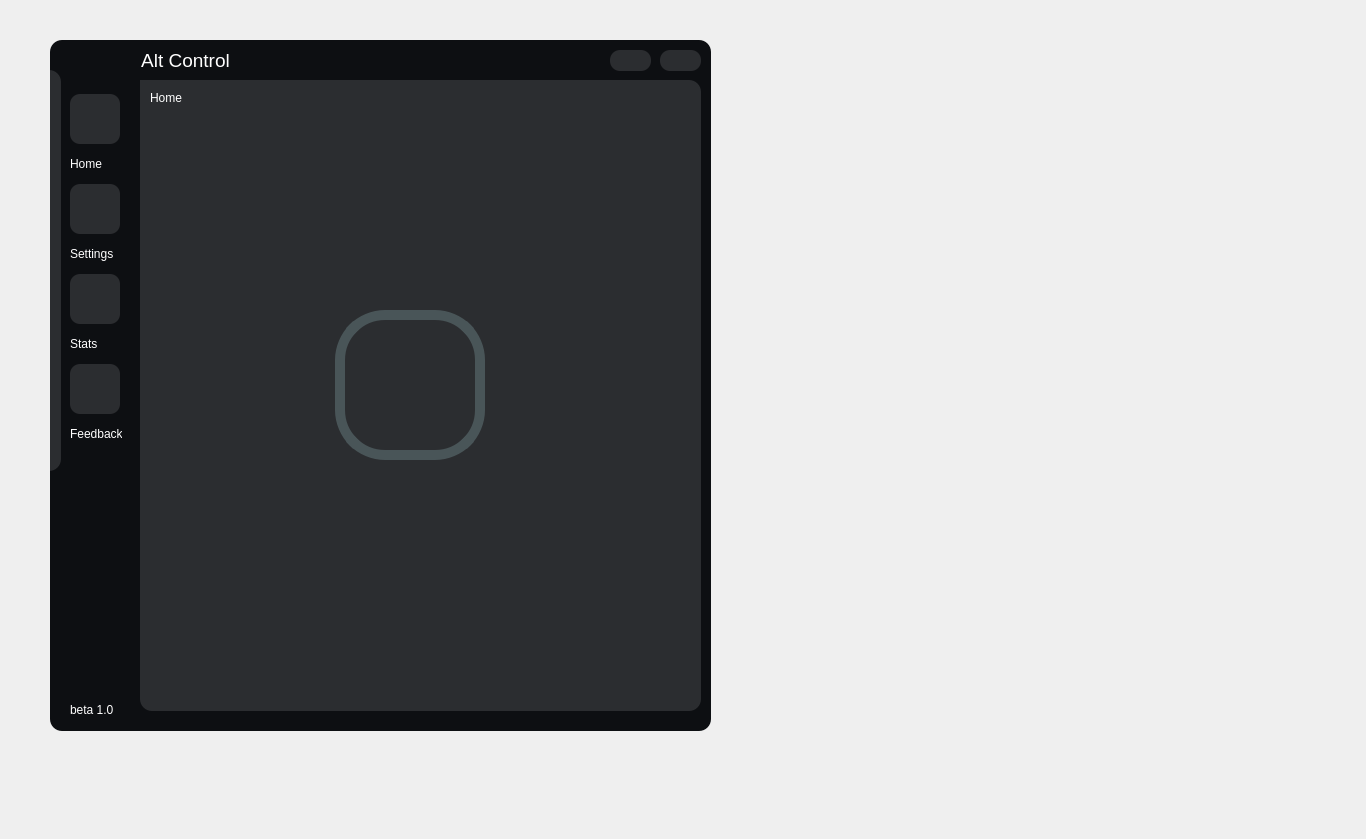
<?xml version="1.0" encoding="UTF-8"?>
<ui version="4.0">
 <class>Form</class>
 <widget class="QWidget" name="Form">
  <property name="geometry">
   <rect>
    <x>0</x>
    <y>0</y>
    <width>1366</width>
    <height>839</height>
   </rect>
  </property>
  <property name="windowTitle">
   <string>Form</string>
  </property>
  <widget class="QFrame" name="MainFrame">
   <property name="geometry">
    <rect>
     <x>50</x>
     <y>40</y>
     <width>661</width>
     <height>691</height>
    </rect>
   </property>
   <property name="styleSheet">
    <string notr="true">QFrame{
	background-color: rgb(13, 15, 18);
	border-radius :12px;
}</string>
   </property>
   <property name="frameShape">
    <enum>QFrame::Shape::StyledPanel</enum>
   </property>
   <property name="frameShadow">
    <enum>QFrame::Shadow::Raised</enum>
   </property>
   <widget class="QFrame" name="MainFrame_2">
    <property name="geometry">
     <rect>
      <x>90</x>
      <y>40</y>
      <width>561</width>
      <height>631</height>
     </rect>
    </property>
    <property name="styleSheet">
     <string notr="true">QFrame{
	background-color: rgb(43, 45, 48);
	border-radius :12px;
}</string>
    </property>
    <property name="frameShape">
     <enum>QFrame::Shape::StyledPanel</enum>
    </property>
    <property name="frameShadow">
     <enum>QFrame::Shadow::Raised</enum>
    </property>
    <widget class="QStackedWidget" name="stackedWidget">
     <property name="geometry">
      <rect>
       <x>0</x>
       <y>0</y>
       <width>541</width>
       <height>611</height>
      </rect>
     </property>
     <property name="currentIndex">
      <number>0</number>
     </property>
     <widget class="QWidget" name="page">
      <widget class="QLabel" name="label">
       <property name="geometry">
        <rect>
         <x>10</x>
         <y>10</y>
         <width>49</width>
         <height>16</height>
        </rect>
       </property>
       <property name="styleSheet">
        <string notr="true">QLabel{
	color: rgb(255, 255, 255);
}</string>
       </property>
       <property name="text">
        <string>Home</string>
       </property>
      </widget>
      <widget class="QFrame" name="big_button_frame">
       <property name="geometry">
        <rect>
         <x>0</x>
         <y>0</y>
         <width>541</width>
         <height>611</height>
        </rect>
       </property>
       <property name="maximumSize">
        <size>
         <width>16777214</width>
         <height>16777215</height>
        </size>
       </property>
       <property name="styleSheet">
        <string notr="true">QFrame{
	background-color: rgb(43, 45, 48);
	border-radius :0px;
}
</string>
       </property>
       <property name="frameShape">
        <enum>QFrame::Shape::StyledPanel</enum>
       </property>
       <property name="frameShadow">
        <enum>QFrame::Shadow::Raised</enum>
       </property>
       <widget class="QWidget" name="horizontalLayoutWidget">
        <property name="geometry">
         <rect>
          <x>0</x>
          <y>0</y>
          <width>541</width>
          <height>611</height>
         </rect>
        </property>
        <layout class="QHBoxLayout" name="horizontalLayout">
         <item>
          <widget class="QPushButton" name="pushButton">
           <property name="minimumSize">
            <size>
             <width>150</width>
             <height>150</height>
            </size>
           </property>
           <property name="maximumSize">
            <size>
             <width>150</width>
             <height>150</height>
            </size>
           </property>
           <property name="styleSheet">
            <string notr="true">        QPushButton {
            border: 10px solid rgb(73, 85, 88);  
            border-radius: 50px;  
            background-color: transparent;  
            color: white;  
            font-size: 16px;
        }
        QPushButton:hover {
 			border: 10px solid rgb(23, 25, 28); 
        }
        QPushButton:pressed {
            border: 10px solid rgb(0, 0, 255); 
        }
		QPushButton:checked {
    		border: 10px solid rgb(0, 0, 255); 
		}
		</string>
           </property>
           <property name="text">
            <string/>
           </property>
           <property name="icon">
            <iconset>
             <normaloff>pics/on-off-button.png</normaloff>pics/on-off-button.png</iconset>
           </property>
           <property name="iconSize">
            <size>
             <width>64</width>
             <height>64</height>
            </size>
           </property>
           <property name="checkable">
            <bool>true</bool>
           </property>
          </widget>
         </item>
        </layout>
       </widget>
      </widget>
      <zorder>big_button_frame</zorder>
      <zorder>label</zorder>
     </widget>
     <widget class="QWidget" name="page_2">
      <widget class="QLabel" name="label_3">
       <property name="geometry">
        <rect>
         <x>10</x>
         <y>10</y>
         <width>49</width>
         <height>16</height>
        </rect>
       </property>
       <property name="styleSheet">
        <string notr="true">QLabel{
	color: rgb(255, 255, 255);
}</string>
       </property>
       <property name="text">
        <string>Settings</string>
       </property>
      </widget>
      <widget class="QFrame" name="frame">
       <property name="geometry">
        <rect>
         <x>0</x>
         <y>0</y>
         <width>541</width>
         <height>611</height>
        </rect>
       </property>
       <property name="styleSheet">
        <string notr="true">QFrame{
	background-color: rgb(43, 45, 48);
	border-radius :0px;
}
</string>
       </property>
       <property name="frameShape">
        <enum>QFrame::Shape::StyledPanel</enum>
       </property>
       <property name="frameShadow">
        <enum>QFrame::Shadow::Raised</enum>
       </property>
       <widget class="QLabel" name="label_14">
        <property name="geometry">
         <rect>
          <x>280</x>
          <y>200</y>
          <width>111</width>
          <height>21</height>
         </rect>
        </property>
        <property name="styleSheet">
         <string notr="true">QLabel{
	background-color: rgb(43, 45, 48);
	color: rgb(255, 255, 255);
}</string>
        </property>
        <property name="text">
         <string/>
        </property>
       </widget>
       <widget class="QWidget" name="layoutWidget">
        <property name="geometry">
         <rect>
          <x>40</x>
          <y>70</y>
          <width>331</width>
          <height>231</height>
         </rect>
        </property>
        <layout class="QGridLayout" name="gridLayout">
         <item row="1" column="1">
          <widget class="QComboBox" name="camera_box">
           <property name="styleSheet">
            <string notr="true">QComboBox {
    background-color: rgb(43, 45, 48);  /* Темный фон */
    color: rgb(255, 255, 255);  /* Белый текст */
    border: 1px solid rgb(0, 0, 127);  /* Зеленая рамка */
    border-radius: 5px;
    padding: 3px;
}

QComboBox:hover {
    background-color: #2a2b2e;  /* Более светлый фон при наведении */
    border: 1px solid #00bfff;  /* Голубая рамка при наведении */
}

QComboBox QAbstractItemView {
    background-color: #1e1f22;  /* Темный фон для выпадающего списка */
    color: white;  /* Белый текст */
    selection-background-color: #3a3b3e;  /* Фон выбранного элемента */
    selection-color: #00bfff;  /* Цвет текста выбранного элемента */
    border: 1px solid rgb(0, 0, 127);  /* Зеленая рамка */
}

QComboBox::drop-down {
    background-color: #1e1f22;
    border-left: 1px solid rgb(0, 0, 127);  /* Левая граница кнопки для выпадающего списка */
}

QComboBox::down-arrow {
    image: url(/path/to/your/arrow-icon.png);  /* Замените путь на путь к иконке стрелки, если нужно */
    width: 12px;
    height: 12px;
}</string>
           </property>
           <property name="editable">
            <bool>true</bool>
           </property>
           <property name="currentText">
            <string/>
           </property>
          </widget>
         </item>
         <item row="0" column="1">
          <widget class="QComboBox" name="select_quality">
           <property name="styleSheet">
            <string notr="true">QComboBox {
    background-color: rgb(43, 45, 48);  /* Темный фон */
    color: rgb(255, 255, 255);  /* Белый текст */
    border: 1px solid rgb(0, 0, 127);  /* Зеленая рамка */
    border-radius: 5px;
    padding: 3px;
}

QComboBox:hover {
    background-color: #2a2b2e;  /* Более светлый фон при наведении */
    border: 1px solid #00bfff;  /* Голубая рамка при наведении */
}

QComboBox QAbstractItemView {
    background-color: #1e1f22;  /* Темный фон для выпадающего списка */
    color: white;  /* Белый текст */
    selection-background-color: #3a3b3e;  /* Фон выбранного элемента */
    selection-color: #00bfff;  /* Цвет текста выбранного элемента */
    border: 1px solid rgb(0, 0, 127);  /* Зеленая рамка */
}

QComboBox::drop-down {
    background-color: #1e1f22;
    border-left: 1px solid rgb(0, 0, 127);  /* Левая граница кнопки для выпадающего списка */
}

QComboBox::down-arrow {
    image: url(/path/to/your/arrow-icon.png);  /* Замените путь на путь к иконке стрелки, если нужно */
    width: 12px;
    height: 12px;
}</string>
           </property>
           <property name="editable">
            <bool>true</bool>
           </property>
           <property name="currentText">
            <string/>
           </property>
          </widget>
         </item>
         <item row="3" column="0">
          <widget class="QLabel" name="label_15">
           <property name="styleSheet">
            <string notr="true">QLabel{
	color: rgb(255, 255, 255);
}</string>
           </property>
           <property name="text">
            <string>Отображать BBOX</string>
           </property>
          </widget>
         </item>
         <item row="0" column="0">
          <widget class="QLabel" name="label_4">
           <property name="styleSheet">
            <string notr="true">QLabel{
	color: rgb(255, 255, 255);
}</string>
           </property>
           <property name="text">
            <string>Качество классификации</string>
           </property>
          </widget>
         </item>
         <item row="2" column="0">
          <widget class="QLabel" name="label_6">
           <property name="styleSheet">
            <string notr="true">QLabel{
	color: rgb(255, 255, 255);
}</string>
           </property>
           <property name="text">
            <string>Отображать рамку</string>
           </property>
          </widget>
         </item>
         <item row="2" column="1">
          <widget class="QComboBox" name="show_frame">
           <property name="styleSheet">
            <string notr="true">QComboBox {
    background-color: rgb(43, 45, 48);  /* Темный фон */
    color: rgb(255, 255, 255);  /* Белый текст */
    border: 1px solid rgb(0, 0, 127);  /* Зеленая рамка */
    border-radius: 5px;
    padding: 3px;
}

QComboBox:hover {
    background-color: #2a2b2e;  /* Более светлый фон при наведении */
    border: 1px solid #00bfff;  /* Голубая рамка при наведении */
}

QComboBox QAbstractItemView {
    background-color: #1e1f22;  /* Темный фон для выпадающего списка */
    color: white;  /* Белый текст */
    selection-background-color: #3a3b3e;  /* Фон выбранного элемента */
    selection-color: #00bfff;  /* Цвет текста выбранного элемента */
    border: 1px solid rgb(0, 0, 127);  /* Зеленая рамка */
}

QComboBox::drop-down {
    background-color: #1e1f22;
    border-left: 1px solid rgb(0, 0, 127);  /* Левая граница кнопки для выпадающего списка */
}

QComboBox::down-arrow {
    image: url(/path/to/your/arrow-icon.png);  /* Замените путь на путь к иконке стрелки, если нужно */
    width: 12px;
    height: 12px;
}</string>
           </property>
           <property name="editable">
            <bool>true</bool>
           </property>
           <property name="currentText">
            <string/>
           </property>
          </widget>
         </item>
         <item row="3" column="1">
          <widget class="QComboBox" name="bbox_show">
           <property name="styleSheet">
            <string notr="true">QComboBox {
    background-color: rgb(43, 45, 48);  /* Темный фон */
    color: rgb(255, 255, 255);  /* Белый текст */
    border: 1px solid rgb(0, 0, 127);  /* Зеленая рамка */
    border-radius: 5px;
    padding: 3px;
}

QComboBox:hover {
    background-color: #2a2b2e;  /* Более светлый фон при наведении */
    border: 1px solid #00bfff;  /* Голубая рамка при наведении */
}

QComboBox QAbstractItemView {
    background-color: #1e1f22;  /* Темный фон для выпадающего списка */
    color: white;  /* Белый текст */
    selection-background-color: #3a3b3e;  /* Фон выбранного элемента */
    selection-color: #00bfff;  /* Цвет текста выбранного элемента */
    border: 1px solid rgb(0, 0, 127);  /* Зеленая рамка */
}

QComboBox::drop-down {
    background-color: #1e1f22;
    border-left: 1px solid rgb(0, 0, 127);  /* Левая граница кнопки для выпадающего списка */
}

QComboBox::down-arrow {
    image: url(/path/to/your/arrow-icon.png);  /* Замените путь на путь к иконке стрелки, если нужно */
    width: 12px;
    height: 12px;
}</string>
           </property>
           <property name="editable">
            <bool>true</bool>
           </property>
           <property name="currentText">
            <string/>
           </property>
          </widget>
         </item>
         <item row="1" column="0">
          <widget class="QLabel" name="label_5">
           <property name="styleSheet">
            <string notr="true">QLabel{
	color: rgb(255, 255, 255);
}</string>
           </property>
           <property name="text">
            <string>Идентификатор веб-камеры</string>
           </property>
          </widget>
         </item>
        </layout>
       </widget>
      </widget>
      <zorder>frame</zorder>
      <zorder>label_3</zorder>
     </widget>
     <widget class="QWidget" name="page_4">
      <widget class="QLabel" name="label_2">
       <property name="geometry">
        <rect>
         <x>20</x>
         <y>20</y>
         <width>49</width>
         <height>16</height>
        </rect>
       </property>
       <property name="styleSheet">
        <string notr="true">QLabel{
	color: rgb(255, 255, 255);
}</string>
       </property>
       <property name="text">
        <string>Stats</string>
       </property>
      </widget>
      <widget class="QLabel" name="label_7">
       <property name="geometry">
        <rect>
         <x>20</x>
         <y>50</y>
         <width>81</width>
         <height>16</height>
        </rect>
       </property>
       <property name="styleSheet">
        <string notr="true">QLabel{
	color: rgb(255, 255, 255);
}</string>
       </property>
       <property name="text">
        <string>In progress</string>
       </property>
      </widget>
     </widget>
     <widget class="QWidget" name="page_3">
      <widget class="QLabel" name="label_13">
       <property name="geometry">
        <rect>
         <x>30</x>
         <y>60</y>
         <width>281</width>
         <height>31</height>
        </rect>
       </property>
       <property name="styleSheet">
        <string notr="true">QLabel{
	font-size: 18pt;
	color: rgb(255, 255, 255);
}</string>
       </property>
       <property name="text">
        <string>quneo.vi@gmail.com
</string>
       </property>
      </widget>
      <widget class="QLabel" name="label_16">
       <property name="geometry">
        <rect>
         <x>20</x>
         <y>120</y>
         <width>481</width>
         <height>31</height>
        </rect>
       </property>
       <property name="styleSheet">
        <string notr="true">QLabel{
	font-size: 18pt;
	color: rgb(255, 255, 255);
}</string>
       </property>
       <property name="text">
        <string>https://www.youtube.com/@vadiquneo171</string>
       </property>
      </widget>
     </widget>
    </widget>
   </widget>
   <widget class="QPushButton" name="pushButton_3">
    <property name="geometry">
     <rect>
      <x>610</x>
      <y>10</y>
      <width>41</width>
      <height>21</height>
     </rect>
    </property>
    <property name="styleSheet">
     <string notr="true">QPushButton {
    background-color: rgb(43, 45, 48);
    color: white;
    border-radius: 10px;
    border: none;
    padding: 10px;
    background-position: left center;
    background-size: 200% 100%;
    transition: all 0.5s;
}

QPushButton:hover {
    background-position: right center;
	background-color: rgb(120, 0, 0)
}</string>
    </property>
    <property name="text">
     <string/>
    </property>
    <property name="icon">
     <iconset>
      <normaloff>pics/close.png</normaloff>pics/close.png</iconset>
    </property>
   </widget>
   <widget class="QPushButton" name="pushButton_4">
    <property name="geometry">
     <rect>
      <x>560</x>
      <y>10</y>
      <width>41</width>
      <height>21</height>
     </rect>
    </property>
    <property name="styleSheet">
     <string notr="true">QPushButton {
    background-color: rgb(43, 45, 48);
    color: white;
    border-radius: 10px;
    border: none;
    padding: 10px;
    background-position: left center;
    background-size: 200% 100%;
    transition: all 0.5s;
}

QPushButton:hover {
    background-position: right center;
	background-color: rgb(0, 120, 0)
}</string>
    </property>
    <property name="text">
     <string/>
    </property>
    <property name="icon">
     <iconset>
      <normaloff>pics/minus-sign.png</normaloff>pics/minus-sign.png</iconset>
    </property>
   </widget>
   <widget class="QLabel" name="Name_Label">
    <property name="geometry">
     <rect>
      <x>80</x>
      <y>0</y>
      <width>111</width>
      <height>41</height>
     </rect>
    </property>
    <property name="whatsThis">
     <string>&lt;html&gt;&lt;head/&gt;&lt;body&gt;&lt;p&gt;&lt;span style=&quot; font-size:7pt;&quot;&gt;Alt Control. Dataset Master&lt;/span&gt;&lt;/p&gt;&lt;/body&gt;&lt;/html&gt;</string>
    </property>
    <property name="styleSheet">
     <string notr="true">QLabel{
	color: rgb(255, 255, 255);
}</string>
    </property>
    <property name="text">
     <string>&lt;html&gt;&lt;head/&gt;&lt;body&gt;&lt;p align=&quot;center&quot;&gt;&lt;span style=&quot; font-size:14pt;&quot;&gt;Alt Control&lt;/span&gt;&lt;/p&gt;&lt;/body&gt;&lt;/html&gt;</string>
    </property>
    <property name="textFormat">
     <enum>Qt::TextFormat::AutoText</enum>
    </property>
    <property name="scaledContents">
     <bool>true</bool>
    </property>
   </widget>
   <widget class="QWidget" name="gridLayoutWidget">
    <property name="geometry">
     <rect>
      <x>20</x>
      <y>50</y>
      <width>52</width>
      <height>361</height>
     </rect>
    </property>
    <layout class="QGridLayout" name="gridLayout_2">
     <property name="sizeConstraint">
      <enum>QLayout::SizeConstraint::SetNoConstraint</enum>
     </property>
     <item row="3" column="0">
      <widget class="QLabel" name="label_9">
       <property name="maximumSize">
        <size>
         <width>16777215</width>
         <height>20</height>
        </size>
       </property>
       <property name="toolTip">
        <string>&lt;html&gt;&lt;head/&gt;&lt;body&gt;&lt;p align=&quot;center&quot;&gt;Home&lt;/p&gt;&lt;/body&gt;&lt;/html&gt;</string>
       </property>
       <property name="styleSheet">
        <string notr="true">QLabel{
	color: rgb(255, 255, 255);
    qproperty-alignment: 'AlignCenter';
}</string>
       </property>
       <property name="text">
        <string>Settings</string>
       </property>
      </widget>
     </item>
     <item row="0" column="0">
      <widget class="QPushButton" name="Menu_button1">
       <property name="minimumSize">
        <size>
         <width>50</width>
         <height>50</height>
        </size>
       </property>
       <property name="maximumSize">
        <size>
         <width>50</width>
         <height>50</height>
        </size>
       </property>
       <property name="styleSheet">
        <string notr="true">QPushButton {
    background-color: rgb(43, 45, 48);
    color: white;
    border-radius: 10px;
    border: none;
    padding: 10px;
    background-position: left center;
    background-size: 200% 100%;
    transition: all 0.5s;
}

QPushButton:hover {
    background-position: right center;
	background-color: rgb(0, 191, 255);
}</string>
       </property>
       <property name="text">
        <string/>
       </property>
       <property name="icon">
        <iconset>
         <normaloff>pics/home-agreement.png</normaloff>pics/home-agreement.png</iconset>
       </property>
       <property name="iconSize">
        <size>
         <width>32</width>
         <height>32</height>
        </size>
       </property>
      </widget>
     </item>
     <item row="2" column="0">
      <widget class="QPushButton" name="Menu_button2">
       <property name="minimumSize">
        <size>
         <width>50</width>
         <height>50</height>
        </size>
       </property>
       <property name="maximumSize">
        <size>
         <width>50</width>
         <height>50</height>
        </size>
       </property>
       <property name="styleSheet">
        <string notr="true">QPushButton {
    background-color: rgb(43, 45, 48);
    color: white;
    border-radius: 10px;
    border: none;
    padding: 10px;
    background-position: left center;
    background-size: 200% 100%;
    transition: all 0.5s;
}

QPushButton:hover {
    background-position: right center;
	background-color: rgb(0, 191, 255);
}</string>
       </property>
       <property name="text">
        <string/>
       </property>
       <property name="icon">
        <iconset>
         <normaloff>pics/setting-bulb.png</normaloff>pics/setting-bulb.png</iconset>
       </property>
       <property name="iconSize">
        <size>
         <width>32</width>
         <height>32</height>
        </size>
       </property>
      </widget>
     </item>
     <item row="6" column="0">
      <widget class="QPushButton" name="Menu_button4">
       <property name="minimumSize">
        <size>
         <width>50</width>
         <height>50</height>
        </size>
       </property>
       <property name="maximumSize">
        <size>
         <width>50</width>
         <height>50</height>
        </size>
       </property>
       <property name="styleSheet">
        <string notr="true">QPushButton {
    background-color: rgb(43, 45, 48);
    color: white;
    border-radius: 10px;
    border: none;
    padding: 10px;
    background-position: left center;
    background-size: 200% 100%;
    transition: all 0.5s;
}

QPushButton:hover {
    background-position: right center;
	background-color: rgb(0, 191, 255);
}</string>
       </property>
       <property name="text">
        <string/>
       </property>
       <property name="icon">
        <iconset>
         <normaloff>pics/feedback.png</normaloff>pics/feedback.png</iconset>
       </property>
       <property name="iconSize">
        <size>
         <width>32</width>
         <height>32</height>
        </size>
       </property>
      </widget>
     </item>
     <item row="1" column="0">
      <widget class="QLabel" name="label_8">
       <property name="maximumSize">
        <size>
         <width>16777215</width>
         <height>20</height>
        </size>
       </property>
       <property name="toolTip">
        <string>&lt;html&gt;&lt;head/&gt;&lt;body&gt;&lt;p align=&quot;right&quot;&gt;Home&lt;/p&gt;&lt;/body&gt;&lt;/html&gt;</string>
       </property>
       <property name="whatsThis">
        <string>&lt;html&gt;&lt;head/&gt;&lt;body&gt;&lt;p align=&quot;center&quot;&gt;ФЫВФЫ&lt;/p&gt;&lt;/body&gt;&lt;/html&gt;</string>
       </property>
       <property name="styleSheet">
        <string notr="true">QLabel{
	color: rgb(255, 255, 255);
    qproperty-alignment: 'AlignCenter';
}</string>
       </property>
       <property name="text">
        <string>Home</string>
       </property>
      </widget>
     </item>
     <item row="4" column="0">
      <widget class="QPushButton" name="Menu_button3">
       <property name="minimumSize">
        <size>
         <width>50</width>
         <height>50</height>
        </size>
       </property>
       <property name="maximumSize">
        <size>
         <width>50</width>
         <height>50</height>
        </size>
       </property>
       <property name="styleSheet">
        <string notr="true">QPushButton {
    background-color: rgb(43, 45, 48);
    color: white;
    border-radius: 10px;
    border: none;
    padding: 10px;
    background-position: left center;
    background-size: 200% 100%;
    transition: all 0.5s;
}

QPushButton:hover {
    background-position: right center;
	background-color: rgb(0, 191, 255);
}</string>
       </property>
       <property name="text">
        <string/>
       </property>
       <property name="icon">
        <iconset>
         <normaloff>pics/bar-chart.png</normaloff>pics/bar-chart.png</iconset>
       </property>
       <property name="iconSize">
        <size>
         <width>32</width>
         <height>32</height>
        </size>
       </property>
      </widget>
     </item>
     <item row="5" column="0">
      <widget class="QLabel" name="label_10">
       <property name="maximumSize">
        <size>
         <width>16777215</width>
         <height>20</height>
        </size>
       </property>
       <property name="toolTip">
        <string>&lt;html&gt;&lt;head/&gt;&lt;body&gt;&lt;p align=&quot;center&quot;&gt;Home&lt;/p&gt;&lt;/body&gt;&lt;/html&gt;</string>
       </property>
       <property name="styleSheet">
        <string notr="true">QLabel{
	color: rgb(255, 255, 255);
    qproperty-alignment: 'AlignCenter';
}</string>
       </property>
       <property name="text">
        <string>Stats</string>
       </property>
      </widget>
     </item>
     <item row="7" column="0">
      <widget class="QLabel" name="label_11">
       <property name="maximumSize">
        <size>
         <width>16777215</width>
         <height>20</height>
        </size>
       </property>
       <property name="toolTip">
        <string>&lt;html&gt;&lt;head/&gt;&lt;body&gt;&lt;p align=&quot;center&quot;&gt;Home&lt;/p&gt;&lt;/body&gt;&lt;/html&gt;</string>
       </property>
       <property name="styleSheet">
        <string notr="true">QLabel{
	color: rgb(255, 255, 255);
    qproperty-alignment: 'AlignCenter';
}</string>
       </property>
       <property name="text">
        <string>Feedback</string>
       </property>
      </widget>
     </item>
    </layout>
   </widget>
   <widget class="QLabel" name="Status">
    <property name="geometry">
     <rect>
      <x>-20</x>
      <y>30</y>
      <width>31</width>
      <height>401</height>
     </rect>
    </property>
    <property name="styleSheet">
     <string notr="true">QFrame{
	background-color: rgb(43, 45, 48);
	border-radius :12px;
}</string>
    </property>
    <property name="text">
     <string/>
    </property>
   </widget>
   <widget class="QLabel" name="Status_1">
    <property name="geometry">
     <rect>
      <x>-20</x>
      <y>50</y>
      <width>31</width>
      <height>61</height>
     </rect>
    </property>
    <property name="styleSheet">
     <string notr="true">QFrame{
	background-color: rgb(43, 45, 48);
	border-radius :12px;
}</string>
    </property>
    <property name="text">
     <string/>
    </property>
   </widget>
   <widget class="QLabel" name="Status_2">
    <property name="geometry">
     <rect>
      <x>-20</x>
      <y>140</y>
      <width>31</width>
      <height>61</height>
     </rect>
    </property>
    <property name="styleSheet">
     <string notr="true">QFrame{
	background-color: rgb(43, 45, 48);
	border-radius :12px;
}</string>
    </property>
    <property name="text">
     <string/>
    </property>
   </widget>
   <widget class="QLabel" name="Status_3">
    <property name="geometry">
     <rect>
      <x>-20</x>
      <y>230</y>
      <width>31</width>
      <height>61</height>
     </rect>
    </property>
    <property name="styleSheet">
     <string notr="true">QFrame{
	background-color: rgb(43, 45, 48);
	border-radius :12px;
}</string>
    </property>
    <property name="text">
     <string/>
    </property>
   </widget>
   <widget class="QLabel" name="Status_4">
    <property name="geometry">
     <rect>
      <x>-20</x>
      <y>320</y>
      <width>31</width>
      <height>61</height>
     </rect>
    </property>
    <property name="styleSheet">
     <string notr="true">QFrame{
	background-color: rgb(43, 45, 48);
	border-radius :12px;
}</string>
    </property>
    <property name="text">
     <string/>
    </property>
   </widget>
   <widget class="QLabel" name="label_12">
    <property name="geometry">
     <rect>
      <x>20</x>
      <y>660</y>
      <width>61</width>
      <height>20</height>
     </rect>
    </property>
    <property name="styleSheet">
     <string notr="true">QLabel{
	color: rgb(255, 255, 255);
    qproperty-alignment: 'AlignCenter';
}</string>
    </property>
    <property name="text">
     <string>beta 1.0</string>
    </property>
   </widget>
   <zorder>pushButton_3</zorder>
   <zorder>pushButton_4</zorder>
   <zorder>Name_Label</zorder>
   <zorder>MainFrame_2</zorder>
   <zorder>gridLayoutWidget</zorder>
   <zorder>Status</zorder>
   <zorder>Status_1</zorder>
   <zorder>Status_2</zorder>
   <zorder>Status_3</zorder>
   <zorder>Status_4</zorder>
   <zorder>label_12</zorder>
  </widget>
 </widget>
 <resources/>
 <connections/>
</ui>
